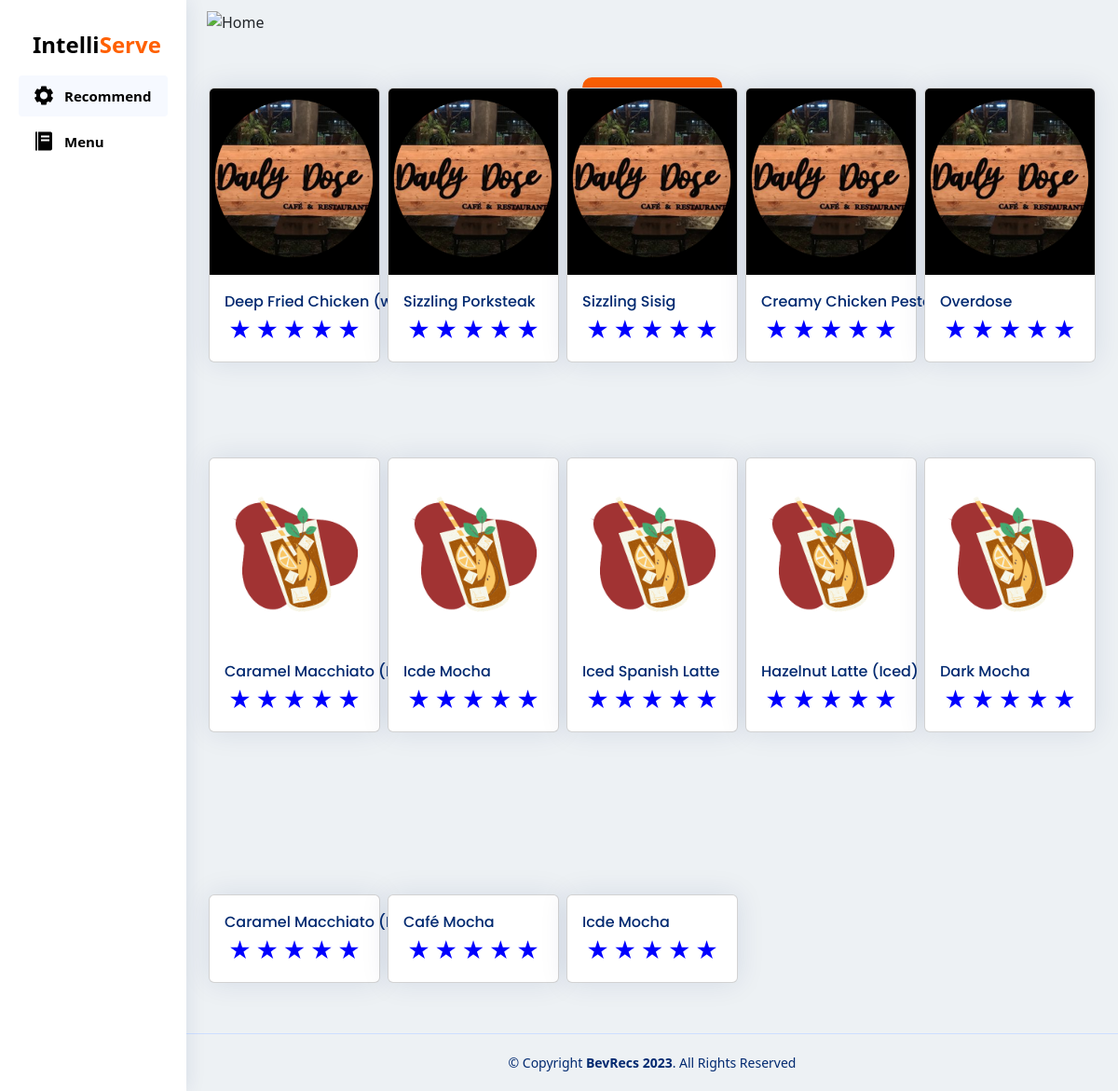
/reco/ (signed in), run on an earlier commit of the app's database.
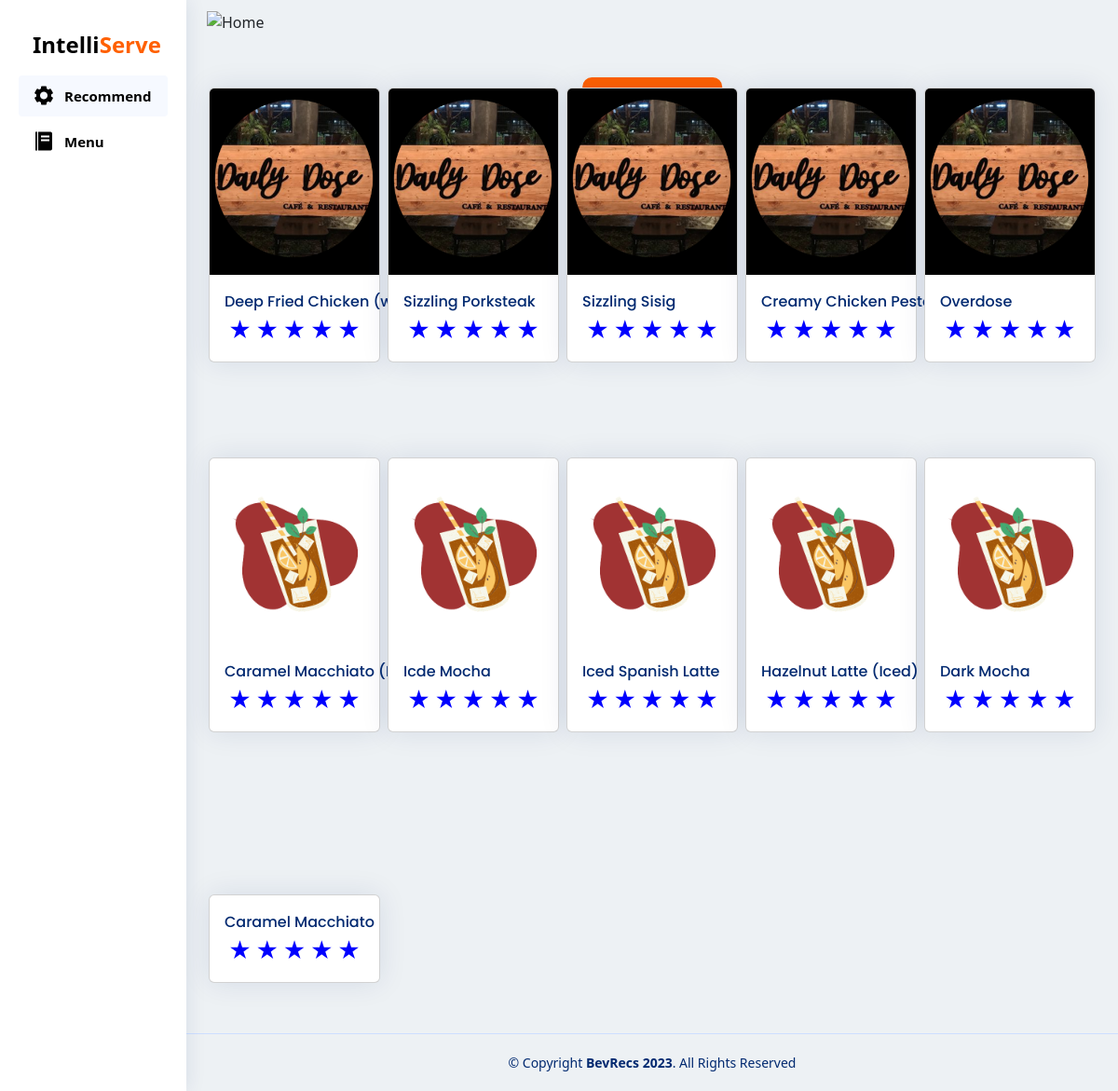
And on a later commit of the database.
### pos/models.py (models this page shows, shortened)
class MenuDrinks (models.Model):
    menucategory = models.ForeignKey(
        MenuCategory, on_delete=models.CASCADE)
    menuname = models.CharField(max_length=100)
    menuAOPrice1 = models.FloatField( null=True, blank=True)
    menuAOPrice2 = models.FloatField( null=True, blank=True)
    menuAOPrice3 = models.FloatField( null=True, blank=True)
    menuAOPrice4 = models.FloatField( null=True, blank=True)
    menuAOPrice5 = models.FloatField( null=True, blank=True)
    menuimage = models.ImageField(upload_to="mema/")
    menuprice1 = models.FloatField(null=True, blank=True)
    menuprice2 = models.FloatField(null=True, blank=True)
    menuprice3 = models.FloatField(null=True, blank=True)
    ingredient1 = models.ForeignKey(
        Stocks, on_delete=models.CASCADE, related_name='ingredient1', null=True, blank=True)
    ingredient2 = models.ForeignKey(
        Stocks, on_delete=models.CASCADE, related_name='ingredient2', null=True, blank=True)
    ingredient3 = models.ForeignKey(
        Stocks, on_delete=models.CASCADE, related_name='ingredient3', null=True, blank=True)
    ingredient4 = models.ForeignKey(
        Stocks, on_delete=models.CASCADE, related_name='ingredient4', null=True, blank=True)
    ingredient5 = models.ForeignKey(
        Stocks, on_delete=models.CASCADE, related_name='ingredient5', null=True, blank=True)
    ingredient6 = models.ForeignKey(
        Stocks, on_delete=models.CASCADE, related_name='ingredient6', null=True, blank=True)
    ingredient7 = models.ForeignKey(
        Stocks, on_delete=models.CASCADE, related_name='ingredient7', null=True, blank=True)
    ingredient8 = models.ForeignKey(
        Stocks, on_delete=models.CASCADE, related_name='ingredient8', null=True, blank=True)
    ingredient9 = models.ForeignKey(
        Stocks, on_delete=models.CASCADE, related_name='ingredient9', null=True, blank=True)
    ingredient10 = models.ForeignKey(
        Stocks, on_delete=models.CASCADE, related_name='ingredient10', null=True, blank=True)
    addons1 = models.ForeignKey(
        Stocks, on_delete=models.CASCADE, related_name='addons1', null=True, blank=True)
    addons2 = models.ForeignKey(
        Stocks, on_delete=models.CASCADE, related_name='addons2', null=True, blank=True)
    addons3 = models.ForeignKey(
        Stocks, on_delete=models.CASCADE, related_name='addons3', null=True, blank=True)
    addons4 = models.ForeignKey(
        Stocks, on_delete=models.CASCADE, related_name='addons4', null=True, blank=True)
    addons5 = models.ForeignKey(
        Stocks, on_delete=models.CASCADE, related_name='addons5', null=True, blank=True)
    q1 = models.BooleanField (default= False)
    q2 = models.BooleanField (default= False)
    q3 = models.BooleanField (default= False)
    question1 = models.BooleanField (default= False)
    question2 = models.BooleanField (default= False)
    question3 = models.BooleanField (default= False)
    question4 = models.BooleanField (default= False)
    def __str__(self):
        return f"{self.menuname} ({self.menucategory.name})"

class buyItem(models.Model):
    buyName= models.CharField (max_length=255, null=True, blank=True)
    buySize = models.CharField(max_length=15, null=True, blank=True)
    buyQuantityMenu = models.PositiveIntegerField (null=True, blank=True)
    buyPrice = models.FloatField (null=True, blank=True)
    buyAddOns1 = models.CharField (max_length=255, null=True, blank=True)
    buyAddOns2 = models.CharField (max_length=255, null=True, blank=True)
    buyAddOns3 = models.CharField (max_length=255, null=True, blank=True)
    buyAddOns4 = models.CharField (max_length=255, null=True, blank=True)
    buyAddOns5 = models.CharField (max_length=255, null=True, blank=True)
    menuAOPrice1 = models.FloatField(default=0,null=True, blank=True)
    menuAOPrice2 = models.FloatField(default=0,null=True, blank=True)
    menuAOPrice3 = models.FloatField(default=0,null=True, blank=True)
    menuAOPrice4 = models.FloatField(default=0,null=True, blank=True)
    menuAOPrice5 = models.FloatField(default=0,null=True, blank=True)
    buyingredient1 = models.CharField (max_length=255, null=True, blank=True)
    buyingredient2 = models.CharField (max_length=255, null=True, blank=True)
    buyingredient3 = models.CharField (max_length=255, null=True, blank=True)
    buyingredient4 = models.CharField (max_length=255, null=True, blank=True)
    buyingredient5 = models.CharField (max_length=255, null=True, blank=True)
    buyingredient6 = models.CharField (max_length=255, null=True, blank=True)
    buyingredient7 = models.CharField (max_length=255, null=True, blank=True)
    buyingredient8 = models.CharField (max_length=255, null=True, blank=True)
    buyingredient9 = models.CharField (max_length=255, null=True, blank=True)
    buyingredient10 = models.CharField (max_length=255, null=True, blank=True)
    transaction = models.BooleanField(default=False)
    buyOrBought = models.BooleanField(default=False)
    DoneOrder = models.BooleanField(default=False)
    payment_method = models.CharField(max_length=255, choices=PAYMENT_CHOICES, null=True, blank=True)
    DineIn_Out = models.CharField(max_length=255, choices=IN_OUT, null=True, blank=True)
    AllPayment = models.FloatField(null=True, blank=True)
    tenderedPayment = models.FloatField(null=True, blank=True)
    orderNumber = models.PositiveIntegerField (null=True, blank=True)
    dateordered = models.DateTimeField (null=True, blank=True)
    priceSize = models.FloatField( null=True, blank=True)

### pos/views.py (the view)
# urls.py: path('reco/', views.reco, name='reco'),
@login_required
def reco(request):
    buyitemform = BuyItemForms()  # Instantiate the form
    stocks = Stocks.objects.first()
    drinks = MenuDrinks.objects.filter(menucategory__categorytype='FOOD').order_by('-menuprice1')[:5]
    menuDrinks = MenuDrinks.objects.filter(menucategory__categorytype='DRINKS').order_by('-menuprice1')[:5]
    menuCategory = MenuCategory.objects.all()
    buyitem = buyItem.objects.all()
    current_date = datetime.today()
    top_sale = buyItem.objects.filter(dateordered=current_date).values('buyName').annotate(count=models.Count('buyName')).order_by('-count').first()
    lowest_price = 99999999
    highest_price = 0
    for row in menuDrinks:
        if row.menuprice1 < lowest_price:
            lowest_price = row.menuprice1
        if row.menuprice1 > highest_price:
            highest_price = row.menuprice1
    context = {
        'buyitemform': buyitemform,
        'drinks': drinks,
        'stocks': stocks,
        'menuDrinks': menuDrinks,
        'menuCategory': menuCategory,
        'buyitem': buyitem,
        'lowest_price': lowest_price,
        'highest_price': highest_price,
    }
    return render(request, 'recommendation.html', context)

### pos/templates/recommendation.html (shortened to what the changed rows need)
{% load static %}
{% load humanize %}
{% load custom_filters %}
<!DOCTYPE html>
<html lang="en">
  <head>
    <link rel="stylesheet" href="https://cdnjs.cloudflare.com/ajax/libs/font-awesome/6.4.0/css/all.min.css"
 />
    <link href='https://unpkg.com/boxicons@2.1.4/css/boxicons.min.css' rel='stylesheet'>
    <link rel="stylesheet" href="{% static 'pos.css' %}">
    <link rel="stylesheet" href="https://cdnjs.cloudflare.com/ajax/libs/twitter-bootstrap/5.2.0/css/bootstrap.min.css">
    <link rel="stylesheet" href="https://cdn.datatables.net/1.13.4/css/dataTables.bootstrap5.min.css">
  </head>
<body >
      <div class="tab-content rounded">
        <div class="tab-content mt-4 p-4" style="margin-left: 200px;" >
          <div class="row row-cols-5 g-2">
            {% for row in drinks %}
            {% if row.menucategory.categorytype == 'FOOD' and forloop.counter0 < 5 %}
            <div class="col">
              <div class="card">
                <img src="{{ row.menuimage.url }}" class="card-img-top" alt="..." style="height:200px; width:100%; object-fit: cover;">
                <div class="card-body">
                  <div class="row">
                    <div class="col-12">
                      <a class="card-title fs-6 text-nowrap text-decoration-none" href="{% url 'pos:home' %}">{{ row.menuname }}</a>
                    </div>
                    <div class="col-12">
                      <div class="rating">
                        <div class="star" data-rating="1"></div>
                        <div class="star" data-rating="2"></div>
                        <div class="star" data-rating="3"></div>
                        <div class="star" data-rating="4"></div>
                        <div class="star" data-rating="5"></div>
                      </div>
                    </div>
                  </div>
                </div>
              </div>
            </div>
            {%endif%}
            {% endfor %}
          </div>
        </div>
      </div>
      <div class="tab-content rounded">
        <div class="tab-content mt-4 p-4" style="margin-left: 200px;" >
          <div class="row row-cols-5 g-2">
            {% for row in menuDrinks %}
            {% if row.menucategory.categorytype == 'DRINKS' and forloop.counter0 < 5 %}
            <div class="col">
              <div class="card">
                <img src="{{ row.menuimage.url }}" class="card-img-top" alt="..." style="height:200px; width:100%; object-fit: cover;">
                <div class="card-body">
                  <div class="row">
                    <div class="col-12">
                      <a class="card-title fs-6 text-nowrap text-decoration-none" href="{% url 'pos:home' %}">{{ row.menuname }}</a>
                    </div>
                    <div class="col-12">
                      <div class="rating">
                        <div class="star" data-rating="1"></div>
                        <div class="star" data-rating="2"></div>
                        <div class="star" data-rating="3"></div>
                        <div class="star" data-rating="4"></div>
                        <div class="star" data-rating="5"></div>
                      </div>
                    </div>
                  </div>
                </div>
              </div>
            </div>
            {%endif%}
            {% endfor %}
          </div>
        </div>
      </div>
      <div class="tab-content rounded">
        <div class="tab-content mt-4 p-4" style="margin-left: 200px;">
          <div class="row row-cols-5 g-2">
            {% for item in buyitem %}
            {% if item.DoneOrder == True %}
                    <div class="col">
                      <div class="card">
                        <div class="card-body">
                          <div class="row">
                            <div class="col-12">
                              <a class="card-title fs-6 text-nowrap text-decoration-none" href="{% url 'pos:home' %}">{{ item.buyName }}</a>
                            </div>
                            <div class="col-12">
                              <div class="rating">
                                <div class="star" data-rating="1"></div>
                                <div class="star" data-rating="2"></div>
                                <div class="star" data-rating="3"></div>
                                <div class="star" data-rating="4"></div>
                                <div class="star" data-rating="5"></div>
                              </div>
                            </div>
                          </div>
                        </div>
                      </div>
                    </div>
              {%endif%}
            {% endfor %}
          </div>
        </div>
      </div>
  </body>
  </html>

What changed in the data, as far as the page shows it:
removed buyItem: buyName "Caramel Macchiato (Iced)"
removed buyItem: buyName "Café Mocha"
removed buyItem: buyName "Icde Mocha"
added buyItem: buyName "Caramel Macchiato"
